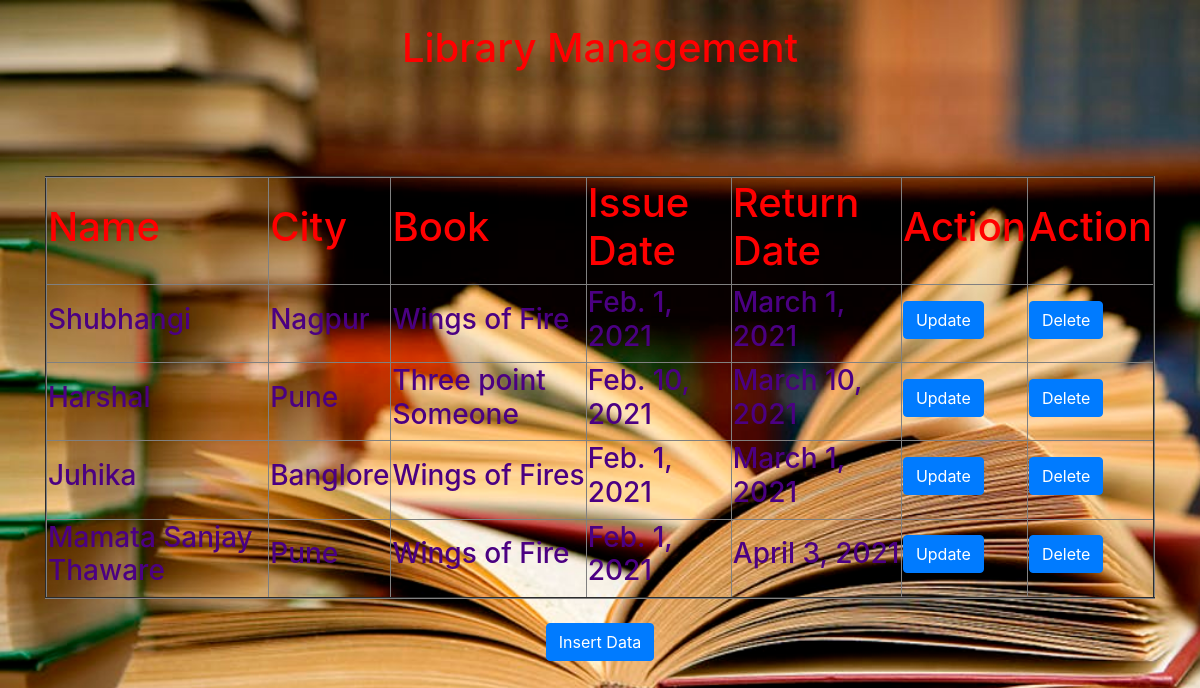
The page / on the database its author committed.
### testapp/models.py (models this page shows)
class Library(models.Model):
    name=models.CharField(max_length=50)
    city=models.CharField(max_length=40)
    book=models.CharField(max_length=100)
    date_of_issue=models.DateField()
    return_date=models.DateField()

### testapp/views.py (the view)
# urls.py: path('',views.fetch_details,name='home'),
def fetch_details(request):
    student_list=Library.objects.all()
    my_dict={"student_list":student_list}
    return render(request,"fetch.html",my_dict)

### templates/fetch.html
{% extends "base.html" %}
{% block block_body %}
<div class="container" align="center"><br>
        <h1 style="color: red;">Library Management</h1>
        <table border="2px">
            <tbody>
                <thead>
                    <tr style="color: red;">
                    <th><h1>Name</h1></th>
                    <th><h1>City</h1></th>
                    <th><h1>Book</h1></th>
                    <th><h1>Issue Date</h1></th>
                    <th><h1>Return Date</h1></th>
                    <th><h1>Action</h1></th>
                    <th><h1>Action</h1></th>
                </tr>
                </thead>
                {% for i in student_list%}
                <tr style="color: indigo;">
                    <td><h3>{{i.name}}</h3></td>
                    <td><h3>{{i.city}}</h3></td>
                    <td><h3>{{i.book}}</h3></td>
                    <td><h3>{{i.date_of_issue}}</h3></td>
                    <td><h3>{{i.return_date}}</h3></td>
                    <td><h3><a href="/update/{{i.id}}" class="btn btn-primary">Update</a></h3></td>
                    <td><h3><a href="/delete/{{i.id}}" class="btn btn-primary">Delete</a></h3></td><br>
                </tr>
                {% endfor %}
            </tbody>
        </table>
        <br>
        <h3><a href="/insert" class="btn btn-primary">Insert Data</a></h3>
    </div>
{% endblock %}

### templates/base.html (shortened to what this page needs)
{% load static%}
<html lang="en">
<head>
    <link rel="stylesheet" href="https://maxcdn.bootstrapcdn.com/bootstrap/4.0.0/css/bootstrap.min.css">
    <link rel="stylesheet" href="{%static "style.css" %}">
</head>
<body>
    {% block block_body %}
    {% endblock %}
</body>
</html>

### static/style.css (style rules this page uses)
body { background-image: url("book.jpg"); background-repeat: no-repeat; background-size: cover; }

### rows shown on the page
Library: name "Shubhangi", city "Nagpur", book "Wings of Fire", date_of_issue "Feb. 1, 2021", return_date "March 1, 2021"
Library: name "Harshal", city "Pune", book "Three point Someone", date_of_issue "Feb. 10, 2021", return_date "March 10, 2021"
Library: name "Juhika", city "Banglore", book "Wings of Fires", date_of_issue "Feb. 1, 2021", return_date "March 1, 2021"
Library: name "Mamata Sanjay Thaware", city "Pune", book "Wings of Fire", date_of_issue "Feb. 1, 2021", return_date "April 3, 2021"
